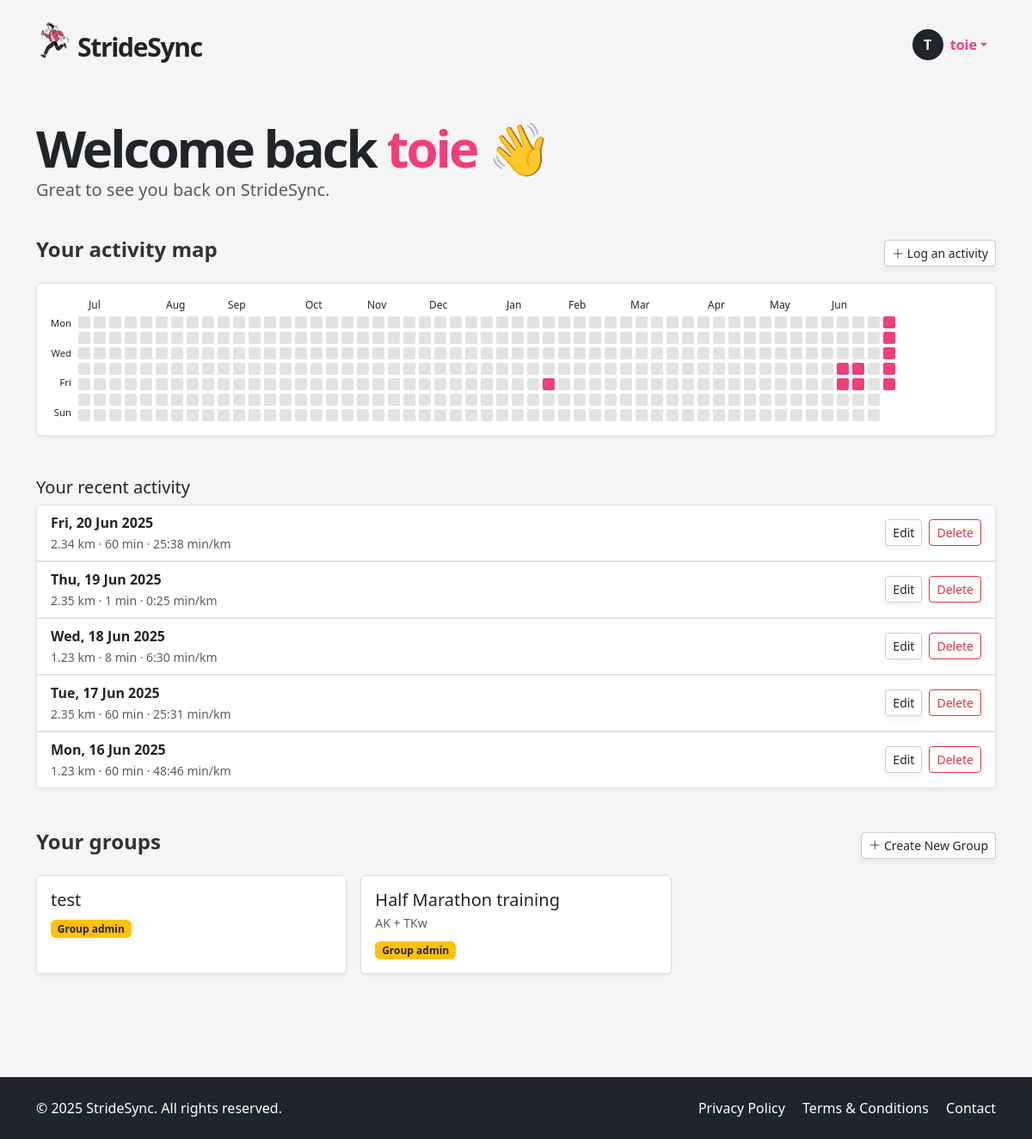
The app's page /dashboard (signed in) with its own data.
### app/models.py (models this page shows, shortened)
class User(UserMixin, db.Model):
    __tablename__ = "users"
    id = sa.Column(sa.Integer, primary_key=True)
    email = sa.Column(sa.String(120), unique=True, nullable=False, index=True)
    password_hash = sa.Column(sa.String(256))
    username = sa.Column(sa.String(64), unique=True, nullable=False, index=True)
    role = sa.Column(sa.Enum(UserRole), default=UserRole.USER, nullable=False)
    is_verified = sa.Column(sa.Boolean, default=False)
    verification_token = sa.Column(sa.String(128), nullable=False, default=lambda: secrets.token_urlsafe(32))
    reset_token = db.Column(db.String, nullable=True)
    reset_token_expiry = db.Column(db.DateTime, nullable=True)
    runs = so.relationship("Run", back_populates="user", cascade="all, delete-orphan")
    groups = so.relationship("Group", secondary=user_groups, back_populates="members")
    admin_of_groups = so.relationship("Group", secondary=group_admins, back_populates="admins")

class Run(db.Model):
    __tablename__ = "runs"
    id = sa.Column(sa.Integer, primary_key=True)
    date = sa.Column(sa.DateTime(timezone=True), index=True)
    distance = sa.Column(Numeric(precision=8, scale=2))  # replaces sa.Integer
    time = sa.Column(sa.Integer)      # seconds (duration)
    pace = sa.Column(sa.Integer)      # seconds per km
    user_id = sa.Column(sa.Integer, sa.ForeignKey("users.id"), index=True)
    user = so.relationship("User", back_populates="runs")
    groups = so.relationship("Group", secondary=run_groups, back_populates="runs")

class Group(db.Model):
    __tablename__ = "groups"
    id = sa.Column(sa.Integer, primary_key=True)
    name = sa.Column(sa.String(100), unique=True, nullable=False)
    description = sa.Column(sa.Text)
    members = so.relationship("User", secondary=user_groups, back_populates="groups")
    admins = so.relationship("User", secondary=group_admins, back_populates="admin_of_groups")
    runs = so.relationship("Run", secondary=run_groups, back_populates="groups")
    invites = so.relationship("GroupInvite", back_populates="group", cascade="all, delete-orphan")

### app/routes.py (the view)
@app.route('/dashboard')
@login_required
def dashboard():
    runs = db.session.scalars(
        sa.select(Run).where(Run.user_id == current_user.id)
    ).all()
    sorted_groups = sorted(current_user.groups, key=lambda g: g.id, reverse=True)
    distance_by_date = {}
    for run in runs:
        run_date = run.date.date()
        distance_by_date[run_date] = distance_by_date.get(run_date, 0) + run.distance
    today = datetime.utcnow().date()
    start_date = today - timedelta(days=364)
    while start_date.weekday() != 0:
        start_date -= timedelta(days=1)
    heatmap_cells = []
    for week in range(53):
        column = []
        week_start = start_date + timedelta(weeks=week)
        for day in range(7):
            date = week_start + timedelta(days=day)
            if date > today:
                column.append(None)
            else:
                column.append({
                    "date": date,
                    "active": date in distance_by_date,
                    "distance": distance_by_date.get(date, 0)
                })
        heatmap_cells.append(column)
    month_labels = {}
    current_month = None
    for i, week in enumerate(heatmap_cells):
        for cell in week:
            if cell:
                cell_month = cell["date"].month
                if cell_month != current_month:
                    current_month = cell_month
                    month_labels[i] = cell["date"].strftime('%b')
                break
    recent_runs = db.session.scalars(
        sa.select(Run)
        .where(Run.user_id == current_user.id)
        .order_by(Run.date.desc())
        .limit(5)
    ).all()
    form = LogActivityForm()
    form.groups.choices = [(g.id, g.name) for g in current_user.groups]
    edit_form = EditRunForm()
    edit_form.groups.choices = [(g.id, g.name) for g in current_user.groups]
    delete_form = DeleteRunForm()
    create_group_form = CreateGroupForm()
    return render_template(
        "dashboard.html",
        user=current_user,
        runs=runs,
        recent_runs=recent_runs,
        heatmap_cells=heatmap_cells,
        month_labels=month_labels,
        form=form,
        edit_form=edit_form,
        delete_form=delete_form,
        create_group_form=create_group_form,
        sorted_groups=sorted_groups
    )

### app/models.py (called while the page is built)
@login.user_loader
def load_user(id):
    return db.session.get(User, int(id))

### app/templates/dashboard.html (shortened to what this page needs)
{% extends "base.html" %}
{% block content %}
<section class="py-5">
  <div class="container">
    <h1 class="display-4 fw-bold mb-4 hero-title">
      Welcome back <span>{{ user.username }}</span> 👋
    </h1>
    <p class="lead mt-3 text-muted" style="margin-top: -20px !important; margin-bottom: 40px;">
      Great to see you back on StrideSync.
    </p>
    <div class="mb-3">
      <div class="d-flex justify-content-between align-items-center mb-3">
        <h4>Your activity map</h4>
        <a href="#" class="btn btn-soft btn-sm" data-bs-toggle="modal" data-bs-target="#logActivityModal">
          <i class="bi bi-plus-lg"></i> Log an activity
        </a>
      </div>
      <div class="rounded border p-3 bg-white shadow-sm" style="overflow-x: auto;">
        <div class="d-flex flex-column">
    <div class="d-flex mb-1" style="margin-left: 2px; gap: 4px;">
      <div style="width: 20px;"></div>
      {% for week_index in range(heatmap_cells|length) %}
        {% set label = month_labels.get(week_index) %}
        <div class="
            {% if week_index < (heatmap_cells|length - 13) %} hidden-mobile {% endif %}
          "
          style="width: 14px; text-align: center; font-size: 0.75rem;">
          {{ label or '' }}
        </div>
      {% endfor %}
    </div>
    <div class="d-flex" style="gap: 4px;">
      <div class="d-flex flex-column me-1" style="gap: 9px; font-size: 0.7rem; text-align: right;">
        <div>Mon</div>
        <div>Wed</div>
        <div>Fri</div>
        <div>Sun</div>
      </div>
      {% for week in heatmap_cells %}
        <div class="d-flex flex-column heatmap-col {% if loop.index0 < (heatmap_cells|length - 18) %}hidden-mobile{% endif %}" style="gap: 4px;">
          {% for cell in week %}
            {% if cell %}
              <div
                title="{% if cell.active %}{{ '%.1f'|format(cell.distance) }} km on {{ cell.date.strftime('%d-%m-%y') }}{% else %}{{ cell.date.strftime('%d-%m-%y') }}{% endif %}"
                style="
                  width: 14px;
                  height: 14px;
                  border-radius: 2px;
                  background-color: {{ '#f33e78' if cell.active else '#e2e2e2' }};
                  transition: background-color 0.2s;">
              </div>
            {% else %}
              <div style="width: 14px; height: 14px; background-color: transparent;"></div>
            {% endif %}
          {% endfor %}
        </div>
      {% endfor %}
    </div>
  </div>
</div>
</div>
    <div class="my-2"><br></div>
    <div class="mb-5">
      <h5>Your recent activity</h5>
      {% if recent_runs %}
        <div class="list-group shadow-sm">
          {% for run in recent_runs %}
            <div class="list-group-item d-flex justify-content-between align-items-center">
              <div>
                <strong>{{ run.date.strftime('%a, %d %b %Y') }}</strong><br>
                <small class="text-muted">
                  {{ run.distance }} km · {{ run.time // 60 }} min ·
                  {{ "%d:%02d" % (run.pace // 60, run.pace % 60) }} min/km
                </small>
              </div>
              <div class="d-flex gap-2">
                <button class="btn btn-sm btn-soft-white" data-bs-toggle="modal" data-bs-target="#editRunModal{{ run.id }}">Edit</button>
                <button class="btn btn-sm btn-outline-danger" data-bs-toggle="modal" data-bs-target="#deleteRunModal{{ run.id }}">Delete</button>
              </div>
            </div>
                        {% set selected_group_ids = run.groups | map(attribute='id') | list %}
          {% endfor %}
        </div>
      {% else %}
        <p class="text-muted">No recent activity found.</p>
      {% endif %}
    </div>
    <div class="mb-5">
      <div class="d-flex justify-content-between align-items-center mb-3">
        <h4>Your groups</h4>
        <a href="#" class="btn btn-soft btn-sm" data-bs-toggle="modal" data-bs-target="#createGroupModal">
          <i class="bi bi-plus-lg"></i> Create New Group
        </a>
      </div>
      <div class="row g-3">
        {% for group in sorted_groups %}
        <div class="col-md-4">
          <div class="border rounded p-3 bg-white h-100 shadow-sm position-relative">
            <h5 class="mb-1">{{ group.name }}</h5>
            <p class="small text-muted mb-2">{{ group.description[:80] }}</p>
            {% if group in current_user.admin_of_groups %}
              <span class="badge bg-warning text-dark">Group admin</span>
            {% endif %}
          </div>
        </div>
        {% else %}
          <p class="text-muted">You're not in any groups yet.</p>
        {% endfor %}
      </div>
    </div>
  </div>
</section>
{% endblock %}

### app/templates/base.html (shortened to what this page needs)
<!DOCTYPE html>
<html lang="en">
<head>
  <link href="https://cdn.jsdelivr.net/npm/bootstrap@5.3.6/dist/css/bootstrap.min.css" rel="stylesheet">
  <link href="https://cdn.jsdelivr.net/npm/bootstrap-icons@1.10.5/font/bootstrap-icons.css" rel="stylesheet">
  <link rel="stylesheet" href="{{ url_for('static', filename='style.css') }}">
</head>
<body>
  <header>
    <nav class="navbar">
      <div class="container d-flex justify-content-between align-items-center py-2">
        <a href="/index" class="text-decoration-none logo-container d-flex align-items-center">
          <img src="{{ url_for('static', filename='img/icon.png') }}" width="40px" alt="StrideSync logo">
          <p class="logo mb-0 ms-2">StrideSync</p>
        </a>
        <ul class="navbar-nav flex-row align-items-center mb-0 menubox">
          {% if current_user.is_anonymous %}
            <li class="nav-item">
              <a class="btn btn-dark px-4" href="{{ url_for('login') }}">LOGIN</a>
            </li>
          {% else %}
            <li class="nav-item dropdown">
              <a class="nav-link dropdown-toggle d-flex align-items-center" href="#" id="userDropdown" role="button" data-bs-toggle="dropdown" aria-expanded="false">
                <div class="avatar-circle bg-dark text-white rounded-circle d-flex justify-content-center align-items-center me-2" style="width: 36px; height: 36px; font-weight: bold;">
                  {{ current_user.username[0]|upper }}
                </div>
                <span class="fw-semibold">{{ current_user.username }}</span>
              </a>
            </li>
          {% endif %}
        </ul>
      </div>
    </nav>
  </header>
  <main>
    {% block content %}{% endblock %}
  </main>
  <footer class="bg-dark text-white py-4">
    <div class="container d-flex flex-column flex-md-row justify-content-between align-items-center">
      <div class="mb-2 mb-md-0">
        &copy; 2025 StrideSync. All rights reserved.
      </div>
      <div>
        <a href="/privacy" class="text-white text-decoration-none me-3">Privacy Policy</a>
        <a href="/terms" class="text-white text-decoration-none me-3">Terms & Conditions</a>
        <a href="/contact" class="text-white text-decoration-none">Contact</a>
      </div>
    </div>
  </footer>
</body>
</html>

### app/static/style.css (style rules this page uses)
html, body { height: 100%; margin: 0; display: flex; flex-direction: column; scroll-behavior: smooth; }
body { background-color: #f5f5f5; }
main { flex: 1; }
h4 { font-weight: 700; color: #333; }
a { color: #f33e78; }
.logo { font-size: 30px; font-weight: 700; letter-spacing: -1.3px; margin-top: 15px; }
.logo-container { color: unset; }
.hero-title { font-weight: 900 !important; font-size: 60px; letter-spacing: -3px; line-height: 60px; }
.hero-title span { color: #f33e78; }
.btn-soft, .btn-soft-white { background: white; border: 1px solid #ccc; box-shadow: 0 4px 6px rgba(0,0,0,0.05); }
.nav-link { color: #f33e78 !important; }
.menubox { margin-top: 10px; margin-right: 10px; }
footer { background-color: #333; }
.bg-white { background-color: #ffffff !important; }

### records on screen
User: username "T", username "toie"
Run: date "Fri, 20 Jun 2025", distance "2.34", time "60", pace "25:38"
Run: date "Thu, 19 Jun 2025", distance "2.35", time "1", pace "0:25"
Run: date "Wed, 18 Jun 2025", distance "1.23", time "8", pace "6:30"
Run: date "Tue, 17 Jun 2025", distance "2.35", time "60", pace "25:31"
Run: date "Mon, 16 Jun 2025", distance "1.23", time "60", pace "48:46"
Group: name "test"
Group: name "Half Marathon training", description "AK + TKw"

### other values on screen
{{ label or '' }} "Jul" "Aug" "Sep" "Oct" "Nov" "Dec" "Jan" "Feb" "Mar" "Apr" "May" "Jun"
